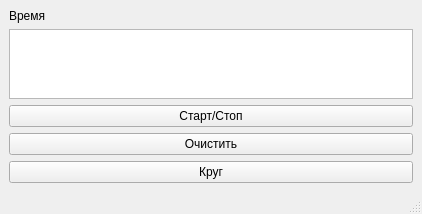
<?xml version="1.0" encoding="UTF-8"?>
<ui version="4.0">
 <class>MainWindow</class>
 <widget class="QMainWindow" name="MainWindow">
  <property name="geometry">
   <rect>
    <x>0</x>
    <y>0</y>
    <width>422</width>
    <height>182</height>
   </rect>
  </property>
  <property name="windowTitle">
   <string>MainWindow</string>
  </property>
  <widget class="QWidget" name="centralwidget">
   <layout class="QVBoxLayout" name="verticalLayout">
    <item>
     <widget class="QLabel" name="timeLabel">
      <property name="text">
       <string>Время</string>
      </property>
     </widget>
    </item>
    <item>
     <widget class="QTextBrowser" name="lapBrowser"/>
    </item>
    <item>
     <widget class="QPushButton" name="startStopButton">
      <property name="text">
       <string>Старт/Стоп</string>
      </property>
     </widget>
    </item>
    <item>
     <widget class="QPushButton" name="resetButton">
      <property name="text">
       <string>Очистить</string>
      </property>
     </widget>
    </item>
    <item>
     <widget class="QPushButton" name="lapButton">
      <property name="text">
       <string>Круг</string>
      </property>
     </widget>
    </item>
   </layout>
  </widget>
  <widget class="QMenuBar" name="menubar">
   <property name="geometry">
    <rect>
     <x>0</x>
     <y>0</y>
     <width>422</width>
     <height>20</height>
    </rect>
   </property>
  </widget>
  <widget class="QStatusBar" name="statusbar"/>
 </widget>
 <resources/>
 <connections/>
</ui>
